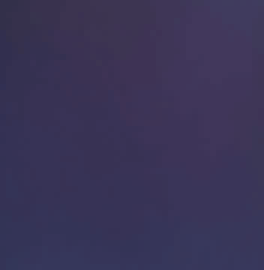
#> input picture body.png, 44 x 45 px, found by its file name (shown 6 times larger)
$ python jump.py body.png
#> lines starting #> are read from the running program, lines starting #| are printed output that depends on the picture
#!/usr/bin/env python3
import numpy as np
import cv2
import sys
import os
import os.path
import datetime as dt
import math
import itertools

class Pos:
    LEFT= 1
    RIGHT = 2

def callShell(cmd):
    if os.system(cmd) != 0:
        print("Failed to call comd: ", cmd)
        sys.exit(1)

def getScreenShot():
    fname = str(dt.datetime.now()) + '.png'
    callShell('adb shell /system/bin/screencap -p /sdcard/screenshot.png && adb pull /sdcard/screenshot.png "./%s"' % fname)
    return fname

def makeJump(ydiff):
    callShell('adb shell input touchscreen swipe 250 323 250 323 %d' % int(ydiff / 550 * 800))

def getScaledImage(img, frag):
    h,w = img.shape[:2]
    return cv2.resize(img, (round(w * frag), round(h * frag)))

res = False
def getStartPoint(img, bodyImg):
    global res
    if res != False:
        return res
    bh, bw = bodyImg.shape[:2]
    ret = cv2.matchTemplate(img, body, cv2.TM_SQDIFF_NORMED)
    info = cv2.minMaxLoc(ret)
    minVal,maxVal,minLoc,maxLoc = info

    h, w = img.shape[:2]
    x, y = minLoc
    x += int(bh * 0.5)
    y += int(bh * 1.0)
    pos = Pos.RIGHT
    if x < w / 2:
        pos = Pos.LEFT
    res = (x, y, pos)

    return res

def getGray(img):
    hsv = cv2.cvtColor(img, cv2.COLOR_BGR2HSV)
    chans = cv2.split(hsv)
    return chans[1], chans[2]

def getStopPoint(img, method=1):
    # gray = cv2.cvtColor(img, cv2.COLOR_BGR2GRAY if method == 1 else cv2.COLOR_RGB2GRAY)
    sx, sy, pos = getStartPoint(img, body)
    iImg, off = getInterest(img, sx, sy, pos)
    graya, grayb = getGray(iImg)

    getBinaryImage = lambda x : cv2.adaptiveThreshold(~x, 255, cv2.ADAPTIVE_THRESH_MEAN_C, cv2.THRESH_BINARY, 3, -2);
    bImga = getBinaryImage(graya)
    bImgb = getBinaryImage(grayb)

    ibImg = cv2.bitwise_or(bImga, bImgb)

    nonZero = cv2.findNonZero(ibImg)

    l = [item[0] for item in nonZero]
    gIter = itertools.groupby(l, lambda x: x[1])
    endx = next(next(gIter)[1])[0]
    prevx = endx
    endy = None
    for y, x in gIter:
        maxx = max(x, key=lambda item: item[0])[0]
        if maxx <= prevx:
            endy = y
            break
        else:
            prevx = maxx
    if endy == None:
        endy = max(nonZero, key=lambda item: item[0][0])[0][1]

    return np.array([endx, endy]) + off


def getInterest(img, sx, sy, pos):
    r, c = img.shape[:2]

    ignore = 400
    if pos == Pos.LEFT:
        offset = np.array([c // 2 + 15, ignore])
        img = img[offset[1]:sy, offset[0]:c-30]
    else:
        offset = np.array([0, ignore])
        img = img[offset[1]:sy, :c//2 - 15]
    return img, offset

body = cv2.imread("%s/body.png" % (os.path.dirname(sys.argv[0]),))
#> body is the input picture: shape (45, 44, 3); mean B, G, R 86.5, 52.4, 58
bodyGray = cv2.cvtColor(body, cv2.COLOR_RGB2GRAY)
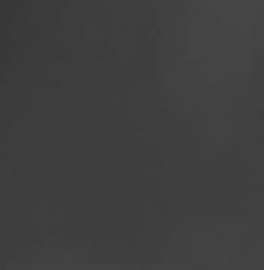
#> bodyGray: shape (45, 44) (shown 6 times larger); min 56, max 71, mean 63.2

if len(sys.argv) > 1:
    fname = sys.argv[1]
else:
    fname = getScreenShot()

img = cv2.imread(fname)
start = getStartPoint(img, body)
#> in getStartPoint, `ret = cv2.matchTemplate(img, body, cv2.TM_SQDIFF_NORMED)`: ret = [0]
#> in getStartPoint, `info = cv2.minMaxLoc(ret)`: info = (0, 0, (0, 0), (0, 0))
#> in getStartPoint, `minVal,maxVal,minLoc,maxLoc = info`: minVal = 0; minLoc = (0, 0)
#> in getStartPoint, `x, y = minLoc`: x = 0
#> in getStartPoint, `x += int(bh * 0.5)`: x = 22
#> in getStartPoint, `y += int(bh * 1.0)`: y = 45
#> in getStartPoint, `res = (x, y, pos)`: res = (22, 45, 2)
#> start = (22, 45, 2)
end = getStopPoint(img, 1)
#> in getStopPoint, `sx, sy, pos = getStartPoint(img, body)`: sx = 22; sy = 45; pos = 2
#> in getInterest, `img = img[offset[1]:sy, :c//2 - 15]`: img = empty array
#> in getStopPoint, `iImg, off = getInterest(img, sx, sy, pos)`: off = [0, 400]
#> (the run stopped early here; a loop or call above may not have finished)
